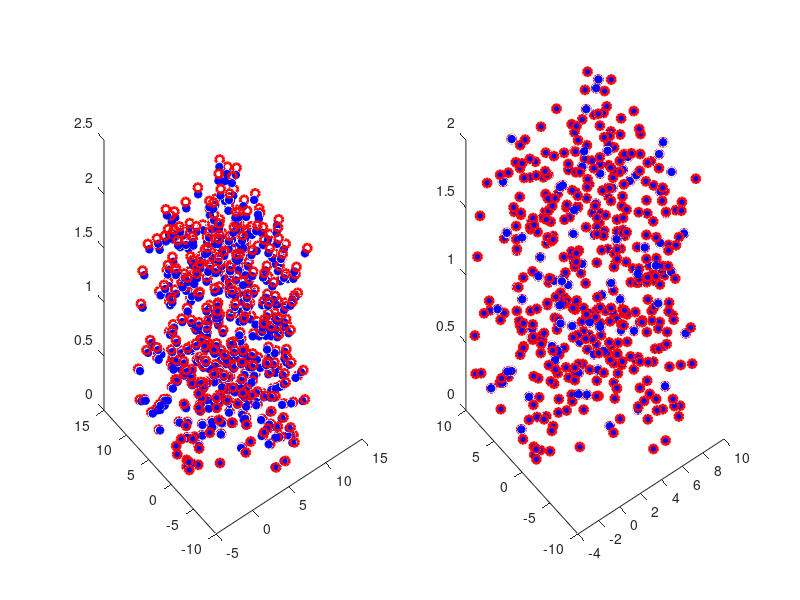

Here is the MATLAB script that generated this plot:
# landmark position estimation
p_hat = [6.9687	0.26974	5.5577	2.8645	1.8121	1.6233	5.0748	7.9682	3.0931	8.6235	1.9058	9.3967	0.60795	4.8617	2.4231	2.4336	3.1377	0.96663	3.2175	4.1136	2.8806	5.4686	8.2928	6.0471	7.4912	3.3116	5.1707	4.6975	2.9702	4.8482	5.2691	6.3446	-1.3498	3.4456	0.32586	4.8188	6.4112	6.3215	-0.70533	2.8725	0.28916	7.2474	-3.8345	6.211	8.6335	4.5422	7.3909	-2.729	3.589	7.0492	-1.0622	8.6889	9.0075	7.4747	1.1972	3.9257	0.26029	1.9825	-1.1778	10.103	2.5308	5.18	2.5697	5.3202	0.66422	4.9686	2.0866	10.155	4.682	6.4563	6.6298	2.6029	5.3694	5.5842	-0.90361	2.3518	5.0394	1.0545	4.448	3.0715	1.5366	-2.8623	4.978	8.2993	1.1937	-1.8824	2.6491	5.1204	0.064597	5.7407	-0.45828	0.84537	7.9724	3.0854	3.2811	-1.6404	1.4135	7.2236	-1.6044	8.3212	-1.6551	3.1581	4.1753	-1.2519	-3.867	6.8695	7.1228	3.3634	0.50499	3.3659	6.4093	0.41489	5.6455	7.4963	-3.2132	9.6104	10.076	3.4425	-0.7142	6.9126	8.1327	6.7755	-0.0058819	0.45519	7.4545	-1.8917	7.3334	2.8813	1.2978	9.6079	9.7487	7.0327	-0.63194	8.6887	-0.96381	5.8645	9.7125	7.3593	4.6604	5.3277	-0.57662	3.1082	-3.3042	10.009	5.9602	0.54629	6.3818	10.079	3.6012	-2.3975	4.0656	8.5305	4.5911	2.5288	9.2394	10.148	1.4457	0.0085353	2.4902	4.603	1.6517	3.2714	3.582	4.9674	3.3425	2.2994	-1.962	-2.9196	3.0172	4.6661	3.8851	-3.1347	-0.38273	-1.2848	6.7408	8.0439	4.571	-2.9496	-1.1858	7.4229	7.838	8.3763	-0.91426	4.0252	8.4821	6.8665	8.0227	0.53444	8.7446	2.2082	8.0799	6.1603	4.1595	6.467	0.1632	6.9258	8.7074	5.1656	-0.12846	7.0848	9.5866	6.6791	1.41	7.3478	9.616	4.9649	2.5864	7.1989	-0.48831	6.3051	-1.3323	-1.2672	-1.9135	8.4092	1.1517	5.149	8.5596	7.4635	8.3656	0.87584	8.9443	8.7559	-3.7105	0.80283	9.8521	1.3449	3.1673	3.7748	7.2354	4.6048	7.6195	4.5978	7.6046	3.3929	4.6723	1.3272	4.2476	-2.6196	1.9038	6.6013	2.0791	-3.2837	3.3638	1.2222	4.2192	2.777	-0.83492	-1.2462	5.3235	5.4605	5.001	0.26385	0.53875	6.2709	-1.1487	6.1992	-2.8422	1.4442	0.82228	5.8084	7.0062	-1.5443	9.2885	5.5063	4.7621	6.9452	2.2444	0.14103	5.8465	9.5375	3.2984	5.7246	-3.3959	-2.3699	5.0913	-1.1132	0.71847	-1.4827	7.0641	6.8392	10.054	-3.3205	9.6758	-3.9971	-2.0238	8.3736	7.7232	0.11156	3.3817	5.5214	2.8673	-3.5301	0.77068	7.1822	4.1701	7.7043	0.3157	6.993	5.0393	10.018	1.664	6.9481	-0.82606	0.0066899	3.6582	10.056	7.2662	-1.5764	8.5569	-1.4054	9.0832	-2.5647	0.43435	7.9168	9.2835	0.088822	8.9314	3.3231	4.2685	4.3288	6.8805	-3.0742	7.4789	2.8498	3.2425	-0.37259	5.387	2.5837	2.3109	0.88427	-3.8318	3.2062	2.4243	6.5657	0.44665	4.9281	-0.94122	5.0437	2.0977	4.6952	-3.2179	-0.95771	7.5103	4.8116	8.4233	4.5261	4.1817	1.3633	7.9332	7.2759	4.8759	7.2705	-2.6827	6.2247	-2.2569	-1.7279	8.7738	4.5338	7.834	8.1951	9.8142	9.2549	8.1868	4.6273	8.3562	-2.9375	0.83446	9.2826	8.1128	8.474	8.2548	7.1569	9.0358	6.4566	-3.8789	4.9379	0.24309	2.2688	6.9151	4.5983	0.44469	8.1707	8.725	4.7574	10.046	0.80889	1.3401	7.1369	4.476	-0.4481	1.1878	6.7898	7.6398	8.8851	3.0763	6.5782	-3.2667	2.8215	1.6842	7.4051	-0.10999	-0.4853	6.8732	-1.4058	4.7163	7.9994	0.60232	1.4739	5.0221	-0.17322	3.0572	-0.91667	-1.9906	-2.0978	6.9631	-3.9336	8.5309	6.0913	3.1039	4.3738	-1.3564	6.1646	9.621	-0.32246	0.72988	2.2237	-0.16783	0.6674	3.6423	-0.38028	4.3671	4.3768	-3.0029	9.3277	5.8611	-2.8215	2.2168	5.5583	4.3767	3.6062	6.9509	3.4847	3.2501	-0.51685	-3.4954	3.209	5.99	7.8806	-3.0525	3.0869	5.3635	0.67365	6.0824	1.643	4.0138	0.98269	8.199	5.431	-0.88884	4.8588	0.93604	-0.94749	2.0664	10.135	5.6938	6.8353	-0.42806	-1.5344	-1.994	3.5174	7.2247	-1.1083	-0.21916	1.5261	9.3715	3.3933	1.6081	-2.7444	9.2443	-1.4093	1.9007	9.2166	1.3475	2.8655	0.39223	9.0738	0.55188	7.1452	9.2442	8.909	1.4119																
-2.1651	9.2704	0.54826	-2.9919	3.2246	-0.97217	6.8312	-8.6713	0.21906	3.7874	3.4143	8.5878	1.9484	-4.9107	2.9251	4.1061	-3.8287	4.8985	10.153	0.37208	1.9942	-3.4117	-4.9693	2.8496	2.5254	4.0955	-4.1423	-5.6325	-1.1615	-3.1987	5.6887	-8.3015	3.1575	0.59213	2.5554	-6.4773	5.6025	3.085	6.735	4.4502	-1.5086	3.7534	-2.1384	3.5374	8.7876	-3.0646	0.93856	2.3675	4.5914	-5.4234	-0.85536	-1.4904	5.9093	-3.5336	6.1525	5.5103	-0.044161	0.92013	1.4094	-0.53624	2.1199	1.2517	-2.529	2.2417	-1.3281	7.0954	1.8017	8.3983	4.3343	7.9278	8.0974	-4.2525	3.9099	-8.3273	10.011	2.2022	-5.6545	1.9429	6.4776	3.4349	1.1533	8.6874	5.5432	0.30997	0.53426	0.6133	1.3128	3.4832	8.1142	-3.0978	1.4268	1.4709	-2.0961	0.45342	7.902	5.2415	-2.1301	-0.54641	2.6211	-6.0271	6.4569	8.0368	8.3586	9.3002	7.366	-4.6384	-4.8226	-2.1557	-1.0937	0.40713	-8.0585	9.4475	-1.861	-4.1648	6.1147	-4.4212	0.57561	8.9031	-0.73336	-2.5092	5.1835	-3.636	5.0157	6.5482	5.9291	2.8252	-3.9557	8.2884	2.3975	8.6474	9.4585	3.403	-0.19304	10.238	1.3924	-5.926	1.2795	-7.3583	-1.8514	-6.2171	-0.73432	9.502	9.1521	2.5352	-7.0119	7.1913	2.1694	-0.95816	0.32428	5.6588	-2.2433	-2.1415	-0.6462	-1.0238	6.2947	4.8412	-0.82459	1.6169	3.7879	7.12	10.14	-0.49934	3.0896	-1.4955	-0.72138	5.3541	4.9154	4.984	7.9965	2.0728	-3.4871	-0.28498	10.18	9.1513	2.2049	1.8752	4.1811	7.7777	3.8268	-5.456	-0.78949	9.2439	-0.20978	1.4402	-4.4537	5.5088	9.8211	-1.7278	8.422	1.1724	-2.347	-3.9065	-6.6052	10.071	8.2478	7.3387	5.5861	9.741	1.2011	3.4196	7.535	9.1188	6.7562	-5.4799	5.0458	2.5434	-1.1998	2.6359	6.4304	-1.8882	6.6933	3.7898	5.0206	1.6892	10.108	8.0181	-3.7133	0.7566	-4.3942	-1.3162	6.4241	0.33085	8.8623	9.4871	6.7451	8.1495	9.0414	8.3476	-2.2714	-6.2522	5.9546	-5.1572	5.1438	-0.080949	6.3496	6.2634	-5.6292	6.6327	3.0384	1.431	6.1967	10.157	-2.3467	6.9318	-5.5908	-0.91401	7.9818	5.7956	-7.0003	-6.2183	7.3114	1.2563	2.5688	-7.1683	3.5179	10.025	-1.0921	6.9667	2.527	-4.3969	1.3276	0.11134	9.0957	8.3235	7.9095	-3.4445	-0.11013	6.1572	5.6025	4.9374	-2.5225	-0.83967	7.1884	3.4573	-7.3931	0.10186	10.04	4.596	-7.3923	6.7922	0.26339	-0.71563	2.3587	8.6711	6.5458	-8.5786	1.6674	-1.8252	8.5728	-3.6182	-0.22859	-1.536	3.0589	6.6836	3.5457	-0.77315	9.1385	6.4712	-0.33673	4.838	2.4435	9.0791	2.9175	3.6082	4.25	-2.6877	2.5893	-0.44326	-1.3519	0.15363	-1.8149	6.609	0.20736	-0.56652	-0.43486	3.5376	-0.93382	5.3078	7.151	-2.3588	3.7452	2.033	-0.022092	-4.0399	8.9199	1.2151	-0.60943	2.0923	2.3792	-0.68081	7.9691	-3.1981	0.49642	3.1046	5.3084	-7.2424	8.3424	9.3132	6.7062	-0.96347	1.8538	-0.55237	-7.1101	-2.1909	-2.7781	7.3623	-2.003	9.9313	7.9527	9.191	4.8767	10.144	-2.3826	8.6655	3.2097	1.7222	5.1771	-5.199	-7.038	0.052789	1.6873	-0.6844	-6.7563	-6.6592	1.8545	-0.080084	-0.21129	-3.2177	-1.8259	8.2961	-7.8734	-5.8709	3.5359	-1.2823	-2.5992	-0.72878	-1.4455	-0.5306	1.2568	9.9036	7.1725	8.5956	-2.9813	-6.4867	7.904	-1.1779	-1.6683	4.6352	2.5462	1.9299	3.1682	1.8891	-4.693	6.0652	-1.3633	3.0219	-0.54072	-3.2539	8.8806	3.5302	8.4038	10.21	8.1767	4.9891	1.373	-2.4158	-1.1995	0.15819	3.0963	5.7327	8.9757	3.7974	3.8705	3.3224	-4.0916	-1.8952	6.1124	3.2461	0.248	6.7162	8.6648	7.5918	3.5992	0.10041	6.1294	2.6861	0.44811	1.968	-1.6951	1.0507	-2.8617	2.0313	-2.4215	0.63207	-0.17309	-2.5369	7.5562	1.1763	10.075	-4.2547	-6.1656	3.0855	9.0419	-0.80668	7.1266	2.842	3.7139	9.8828	0.12841	-4.5706	2.99	8.9223	2.6806	0.69485	1.3196	1.5029	8.5932	-4.5987	3.2148	1.4001	-0.99492	-0.017485	7.1712	6.7924	-8.0475	3.6579	6.8153	-0.76253	-1.7093	0.32915	8.7847	8.8097	2.3345	3.8895	-3.8554	-0.36287	5.8827	-0.85245	7.7855	-0.25888	1.9836	9.0956	7.6787	1.6813	9.7761	8.2561	7.194	-3.1149	8.9737	-1.8641	3.5156																
1.1607	1.7064	1.1066	0.77021	1.4705	0.76827	1.744	0.61377	1.933	0.62779	0.86599	1.0859	0.56613	0.61358	0.0759	0.27809	1.5785	1.7732	1.787	1.3637	1.1373	0.15063	1.0726	1.9092	0.89649	0.70675	1.2684	0.96687	0.94698	0.57422	2.0213	1.0116	0.72167	0.76937	0.0098499	0.68348	1.9333	0.76883	1.6085	0.16371	0.64157	1.1733	0.1817	1.7575	1.6824	1.5253	0.15885	0.071335	0.14597	0.33958	0.8094	1.1649	0.90827	1.9923	0.44735	0.10997	0.25041	1.3332	0.18952	0.11074	0.61051	1.6299	0.53442	1.3734	1.9183	1.65	0.83921	1.5827	1.5817	0.96473	1.5703	0.157	1.2763	1.8681	0.059562	1.8502	2.0054	0.92734	0.064396	1.6019	0.68589	1.7329	1.7223	1.4251	0.95278	0.83238	0.84672	0.071076	1.7249	1.1098	1.5026	0.62659	1.1126	0.62766	1.6643	1.0388	0.59732	1.8693	1.6813	1.6354	0.34789	0.2229	0.5615	1.6856	0.85535	1.9669	1.2205	0.071641	1.3759	1.643	0.39557	1.1064	2.0136	0.085397	0.91056	0.56623	1.7634	1.2902	0.99042	1.9086	0.12916	1.1198	1.8152	0.99455	0.049259	0.15612	1.0303	1.0506	1.2504	1.3784	1.8488	1.0395	0.99276	1.8005	0.20162	1.2564	0.69532	0.18391	0.76729	0.96127	1.3036	1.4391	1.4843	0.39669	1.973	1.8129	0.0087607	1.6087	0.17567	1.9263	1.382	1.5215	1.1486	1.7322	1.4433	1.6275	0.5788	0.56789	1.833	1.8753	1.7682	2.0403	0.54115	1.4273	1.3433	0.18381	1.3585	1.5267	1.1757	0.59682	0.59777	0.4748	1.1195	0.59443	1.9152	0.51837	0.30369	0.22153	1.5205	0.95665	0.74573	1.9283	0.62792	1.1147	0.073496	0.11717	1.3039	0.60015	1.7431	1.9045	0.43231	0.063975	1.0252	1.5846	0.29882	1.8217	1.119	0.55498	1.074	0.18194	0.27814	0.18186	0.44275	1.3578	0.15172	1.7623	0.29435	0.54614	0.47869	0.43481	1.5628	1.5454	0.88264	0.43274	1.7535	0.27615	1.052	0.24048	0.76428	0.00099938	1.3276	1.696	1.2086	0.43268	0.18634	1.2525	0.95523	1.9786	0.12791	1.5528	1.622	1.771	1.4098	0.53033	1.8932	1.3696	1.3428	0.099154	1.5673	1.3244	0.87012	0.52944	2.0434	0.12669	1.5456	1.5033	1.9968	0.73984	0.40248	0.64258	1.6436	0.84993	1.7277	0.77828	0.81078	0.66647	0.89056	1.0313	0.75071	0.76623	1.772	1.1478	1.239	0.7256	1.4994	1.5051	1.8484	1.4057	1.2106	1.8279	0.98905	1.5366	0.86161	1.7065	1.4433	0.15755	1.1644	0.78671	1.4987	0.10829	0.77062	0.18651	0.76595	0.34289	0.35768	1.992	0.87412	0.56958	1.009	1.9677	1.4616	0.21475	0.78581	1.0921	0.009462	1.2419	0.7618	1.0409	0.19299	1.6728	0.89741	1.4047	0.70695	0.68303	1.4315	0.225	0.51942	0.051894	0.70548	1.841	1.3869	0.3312	1.7904	1.3843	1.4757	1.91	0.52704	1.6762	0.67203	1.3788	0.4864	0.17939	0.058177	0.39416	0.51099	1.5218	0.36578	0.37108	0.3477	1.4404	0.37212	0.60504	1.0812	1.6103	0.095643	0.053925	0.18221	1.5361	1.6367	0.76568	1.838	0.9487	1.5256	0.88054	0.45724	1.1624	0.56998	0.74709	0.068523	2.0452	1.4029	1.6398	1.508	0.07296	0.70206	1.0401	0.90861	0.30225	1.7717	0.82072	0.47761	0.89324	1.5029	0.55996	0.72755	0.076279	1.5691	1.4624	1.252	1.8792	0.83672	0.92265	1.4303	0.96675	1.5939	0.32895	1.8346	0.84049	0.37783	0.27914	0.013476	1.6179	1.2158	1.3304	1.2206	0.6277	0.99815	1.2804	0.66868	1.7159	0.041234	1.4583	0.68849	0.14402	1.8376	0.98541	1.0089	0.6515	0.38739	1.6203	1.0944	1.5534	0.11583	1.4159	2.0341	0.59237	1.4125	1.7198	0.17676	0.76366	1.6524	0.39324	1.0275	1.9791	0.098788	1.9519	0.91192	1.4957	0.51961	0.94005	0.14378	2.036	0.61477	1.9669	1.2976	0.14632	1.0476	0.9872	0.83259	0.43532	1.8886	1.3419	1.9717	0.23263	1.9196	0.86269	1.3104	0.13853	0.90364	0.92083	1.2894	1.7948	0.48412	2.0319	0.9427	1.0126	1.1527	0.15314	0.96547	0.25156	0.72986	0.42571	0.32097	0.98155	0.85769	1.1896	1.2532	0.2711	0.10934	0.70992	0.38322	1.2932	1.4708	1.1824	0.11625	0.66132	1.845	1.9246	0.89353	0.83922	1.2117	0.65286	1.1365	1.6521	0.0032899	0.74067	1.5187	0.13744	0.55548	0.56544	1.746	0.60654	1.7289	0.046552	1.3007	1.5444	1.6711	1.7531	1.0031	1.5646	0.11573];																

# landmark position ground truth
p = [6.8037	0.26802	5.4272	2.7996	1.7728	1.5886	4.9561	7.779	3.0226	8.4183	1.8642	9.1727	0.59798	4.7481	2.3689	2.3792	3.0661	0.94794	3.144	4.0182	2.8153	5.3403	8.0956	5.9046	7.3136	3.2358	5.0496	4.588	2.9027	4.7349	5.1456	6.1948	-1.312	3.3665	0.32277	4.7062	6.2599	6.1723	-0.68331	2.8074	0.28703	7.0757	-3.7363	6.0645	8.4281	4.4364	7.2157	-2.6576	3.5064	6.8823	-1.0315	8.4821	8.793	7.2975	1.1729	3.8349	0.25883	1.939	-1.1442	9.8622	2.474	5.0587	2.5119	5.1954	0.65293	4.8525	2.0406	9.9124	4.5728	6.3039	6.4732	2.5444	5.2434	5.4529	-0.87675	2.2994	4.9215	1.0336	4.3445	3.0015	1.5041	-2.7878	4.8616	8.1019	1.1695	-1.8317	2.5894	5.0005	0.067872	5.6057	-0.44227	0.82964	7.7831	3.0151	3.206	-1.5956	1.384	7.0524	-1.5605	8.1233	-1.6099	3.086	4.0784	-1.2166	-3.7679	6.707	6.9541	3.2863	0.49757	3.2888	6.258	0.40964	5.5128	7.3185	-3.1307	9.3814	9.835	3.3635	-0.69221	6.7491	7.9394	6.6153	-0.00088572	0.44895	7.2778	-1.8408	7.1596	2.816	1.271	9.3788	9.5161	6.8662	-0.61173	8.4819	-0.93549	5.7265	9.4808	7.1848	4.5517	5.2027	-0.55801	3.0373	-3.2189	9.7701	5.8198	0.53784	6.2312	9.8379	3.5183	-2.3343	3.9715	8.3276	4.4841	2.472	9.0192	9.906	1.4153	0.013173	2.4344	4.4957	1.6163	3.1965	3.4996	4.8513	3.2659	2.2483	-1.9092	-2.8441	2.9486	4.5573	3.7954	-3.0536	-0.36856	-1.2486	6.5815	7.8528	4.4645	-2.8729	-1.1521	7.247	7.6519	8.1772	-0.88718	3.932	8.2804	6.7041	7.8321	0.52621	8.5365	2.1593	7.888	6.0151	4.0628	6.3143	0.16407	6.762	8.5001	5.0447	-0.12049	6.9171	9.358	6.5213	1.3805	7.1736	9.3866	4.8489	2.5283	7.0284	-0.47157	6.1564	-1.295	-1.2315	-1.8621	8.2092	1.1285	5.0284	8.3563	7.2866	8.1666	0.85945	8.7313	8.5474	-3.6153	0.78813	9.617	1.317	3.095	3.6877	7.064	4.4975	7.4387	4.4906	7.4242	3.3151	4.5634	1.2998	4.149	-2.5509	1.8623	6.4453	2.0334	-3.1988	3.2867	1.1973	4.1213	2.7142	-0.80974	-1.211	5.1987	5.3323	4.8841	0.26226	0.53048	6.123	-1.1159	6.053	-2.7681	1.4139	0.80709	5.6717	6.8403	-1.5018	9.0671	5.377	4.6509	6.7808	2.1946	0.14245	5.7089	9.31	3.2229	5.59	-3.3083	-2.3073	4.9721	-1.0813	0.70582	-1.4418	6.8968	6.6775	9.8142	-3.2348	9.445	-3.8949	-1.9697	8.1743	7.5399	0.11389	3.3042	5.3918	2.8023	-3.4392	0.75676	7.0122	4.0733	7.5215	0.31286	6.8276	4.9214	9.7785	1.6283	6.7837	-0.80112	0.011361	3.5739	9.8164	7.0941	-1.5332	8.3533	-1.3663	8.8668	-2.4974	0.42874	7.7287	9.0622	0.091516	8.7187	3.2471	4.1693	4.2282	6.7177	-2.9947	7.3016	2.7853	3.1684	-0.35867	5.2607	2.5257	2.2595	0.86756	-3.7336	3.133	2.3701	6.4106	0.44062	4.8129	-0.91344	4.9257	2.0515	4.5857	-3.1347	-0.92952	7.3322	4.6992	8.2229	4.4207	4.0847	1.3349	7.7449	7.1035	4.762	7.0983	-2.6125	6.078	-2.197	-1.681	8.5649	4.4282	7.6479	8.0003	9.5799	9.0343	7.992	4.5194	8.1575	-2.8611	0.819	9.0615	7.92	8.2725	8.0585	6.9874	8.8206	6.3042	-3.7795	4.8224	0.24195	2.2184	6.7515	4.4912	0.43872	7.9765	8.5176	4.6464	9.8058	0.79412	1.3123	6.9679	4.3719	-0.43233	1.1637	6.6293	7.4586	8.6735	3.0063	6.4228	-3.1823	2.7576	1.648	7.2295	-0.10246	-0.46864	6.7107	-1.3668	4.6063	7.8094	0.59253	1.4428	4.9046	-0.16415	2.9876	-0.88953	-1.9374	-2.0419	6.7983	-3.833	8.3279	5.9478	3.0331	4.2721	-1.3186	6.0194	9.3915	-0.30977	0.71696	2.1744	-0.15893	0.65598	3.5584	-0.36619	4.2656	4.2751	-2.9249	9.1053	5.7232	-2.7479	2.1677	5.4278	4.2749	3.5232	6.7865	3.4046	3.1758	-0.49966	-3.4054	3.1357	5.8489	7.6935	-2.9733	3.0166	5.2377	0.66209	5.9391	1.6078	3.9209	0.9636	8.0041	5.3035	-0.86239	4.7453	0.91811	-0.91959	2.0209	9.8925	5.5599	6.6737	-0.41278	-1.4922	-1.9406	3.4366	7.0536	-1.0764	-0.20897	1.4938	9.1481	3.3154	1.5737	-2.6727	9.024	-1.3701	1.8592	8.997	1.3196	2.8006	0.38752	8.8577	0.54328	6.976	9.0239	8.6968	1.3824																
-2.1123	9.0446	0.5349	-2.919	3.1461	-0.94848	6.6648	-8.4601	0.21372	3.6951	3.3311	8.3786	1.9009	-4.7911	2.8538	4.006	-3.7354	4.7792	9.906	0.36301	1.9456	-3.3286	-4.8483	2.7802	2.4639	3.9957	-4.0413	-5.4953	-1.1332	-3.1208	5.5501	-8.0991	3.0806	0.5777	2.4932	-6.3195	5.466	3.0098	6.5709	4.3418	-1.4718	3.662	-2.0863	3.4512	8.5735	-2.9899	0.91569	2.3098	4.4795	-5.2913	-0.83463	-1.4541	5.7653	-3.4475	6.0026	5.3761	-0.043064	0.89771	1.3751	-0.52318	2.0682	1.2212	-2.4674	2.1871	-1.2957	6.9226	1.7578	8.1937	4.2287	7.7347	7.9002	-4.1489	3.8146	-8.1242	9.767	2.1485	-5.5167	1.8956	6.3198	3.3512	1.1252	8.4758	5.4081	0.3024	0.52124	0.59836	1.2808	3.3984	7.9165	-3.0224	1.392	1.4351	-2.0451	0.44237	7.7095	5.1139	-2.0782	-0.53311	2.5573	-5.8802	6.2996	7.841	8.155	9.0737	7.1866	-4.5254	-4.7051	-2.1032	-1.067	0.39721	-7.8622	9.2174	-1.8157	-4.0634	5.966	-4.3137	0.56158	8.6862	-0.71584	-2.4481	5.0572	-3.5474	4.8936	6.3887	5.7846	2.7564	-3.8594	8.0865	2.3391	8.4367	9.2281	3.3201	-0.18838	9.9882	1.3584	-5.7816	1.2483	-7.179	-1.8063	-6.0656	-0.71682	9.2705	8.9292	2.4735	-6.841	7.0161	2.1166	-0.93483	0.31638	5.521	-2.1887	-2.0894	-0.63045	-0.99885	6.1413	4.7232	-0.8045	1.5775	3.6956	6.9466	9.8927	-0.48717	3.0143	-1.4591	-0.7038	5.2237	4.7957	4.8627	7.8017	2.0223	-3.4021	-0.2781	9.9319	8.9284	2.1511	1.8295	4.0792	7.5882	3.7336	-5.3231	-0.77027	9.0188	-0.20472	1.4051	-4.3453	5.3746	9.5819	-1.6859	8.2169	1.1438	-2.2898	-3.8113	-6.4439	9.8255	8.0469	7.1599	5.45	9.5037	1.1719	3.3363	7.3514	8.8967	6.5916	-5.3464	4.9229	2.4814	-1.1706	2.5716	6.2738	-1.8422	6.5303	3.6975	4.8983	1.6481	9.862	7.8227	-3.6231	0.73816	-4.2871	-1.284	6.2676	0.32278	8.6464	9.256	6.5808	7.951	8.8212	8.1442	-2.2161	-6.0998	5.8096	-5.0315	5.0185	-0.078975	6.1949	6.1108	-5.4921	6.4712	2.9644	1.3961	6.0458	9.9098	-2.2895	6.7629	-5.4546	-0.89174	7.7874	5.6544	-6.8298	-6.0668	7.1333	1.2257	2.5063	-6.9935	3.4322	9.781	-1.0655	6.797	2.4654	-4.2898	1.2953	0.10861	8.8741	8.1207	7.7168	-3.3606	-0.10745	6.0072	5.4661	4.8171	-2.461	-0.81922	7.0133	3.373	-7.2129	0.099368	9.7958	4.4841	-7.2122	6.6267	0.25696	-0.69827	2.3012	8.4599	6.3863	-8.3694	1.6268	-1.7804	8.3639	-3.53	-0.22302	-1.4986	2.9844	6.5207	3.4593	-0.75433	8.9159	6.3136	-0.32853	4.7202	2.384	8.8579	2.8464	3.5203	4.1464	-2.6223	2.5262	-0.43246	-1.319	0.14987	-1.7707	6.448	0.20246	-0.55273	-0.42428	3.4514	-0.91108	5.1785	6.9768	-2.3013	3.654	1.9833	-0.021564	-3.9414	8.7026	1.1855	-0.59459	2.0413	2.3212	-0.66429	7.775	-3.1202	0.48432	3.029	5.1791	-7.0659	8.1392	9.0864	6.5428	-0.94	1.8087	-0.5389	-6.9369	-2.1375	-2.7104	7.1829	-1.9542	9.6894	7.7589	8.9672	4.7579	9.8964	-2.3245	8.4544	3.1315	1.6803	5.051	-5.0723	-6.8664	0.051492	1.6462	-0.66773	-6.5915	-6.4968	1.8093	-0.078139	-0.20613	-3.1394	-1.7814	8.0941	-7.6815	-5.7278	3.4497	-1.251	-2.5358	-0.71102	-1.4105	-0.51767	1.2262	9.6623	6.9978	8.3862	-2.9089	-6.3287	7.7114	-1.1491	-1.6276	4.5223	2.4841	1.8829	3.091	1.843	-4.5786	5.9175	-1.3301	2.9483	-0.52752	-3.1747	8.6642	3.4442	8.1991	9.9609	7.9776	4.8675	1.3395	-2.357	-1.1702	0.15434	3.0209	5.593	8.757	3.7049	3.7763	3.2415	-3.9919	-1.849	5.9635	3.167	0.24196	6.5526	8.4537	7.4069	3.5115	0.097945	5.9801	2.6207	0.43714	1.92	-1.6538	1.025	-2.7919	1.9818	-2.3625	0.61666	-0.16888	-2.4751	7.3721	1.1477	9.8291	-4.151	-6.0154	3.0103	8.8216	-0.78736	6.953	2.7728	3.6234	9.6421	0.12526	-4.4592	2.9171	8.705	2.6153	0.67791	1.2875	1.4662	8.3839	-4.4867	3.1365	1.366	-0.97067	-0.017087	6.9965	6.6269	-7.8513	3.5688	6.6493	-0.74394	-1.6677	0.32113	8.5707	8.5951	2.2776	3.7947	-3.7616	-0.35402	5.7394	-0.83167	7.5959	-0.25256	1.9353	8.874	7.4917	1.6403	9.538	8.0549	7.0188	-3.039	8.7551	-1.8187	3.43																
1.1324	1.6648	1.0797	0.75145	1.4347	0.74955	1.7015	0.59883	1.8859	0.61252	0.84489	1.0595	0.55233	0.59864	0.07406	0.27132	1.5401	1.7299	1.7434	1.3304	1.1096	0.14697	1.0465	1.8627	0.87467	0.68954	1.2375	0.94331	0.92391	0.56023	1.9721	0.98692	0.70407	0.75063	0.0096052	0.66683	1.8862	0.75011	1.5693	0.15973	0.62592	1.1447	0.17724	1.7147	1.6414	1.4881	0.155	0.069563	0.14243	0.33131	0.78968	1.1366	0.88616	1.9438	0.43645	0.10731	0.2443	1.3007	0.18489	0.10807	0.59564	1.5902	0.52141	1.3399	1.8715	1.6098	0.81876	1.5441	1.5431	0.94123	1.532	0.15318	1.2452	1.8225	0.058099	1.8051	1.9565	0.90475	0.06285	1.5629	0.66917	1.6906	1.6804	1.3903	0.92956	0.81208	0.82609	0.069362	1.6829	1.0827	1.466	0.61132	1.0855	0.61237	1.6237	1.0135	0.58277	1.8237	1.6403	1.5955	0.3394	0.21749	0.54783	1.6445	0.83449	1.919	1.1908	0.069898	1.3424	1.603	0.38592	1.0794	1.9645	0.083321	0.88843	0.55247	1.7205	1.2587	0.96635	1.862	0.12605	1.0925	1.771	0.97031	0.048097	0.1523	1.0052	1.025	1.2199	1.3448	1.8037	1.0142	0.96857	1.7567	0.19669	1.2257	0.67839	0.17942	0.7486	0.93785	1.2719	1.404	1.4481	0.38705	1.9249	1.7688	0.0085672	1.5696	0.17139	1.8793	1.3483	1.4845	1.1206	1.69	1.4081	1.5879	0.5647	0.55405	1.7883	1.8296	1.7251	1.9906	0.52797	1.3925	1.3105	0.17934	1.3254	1.4896	1.1471	0.58229	0.5832	0.4632	1.0922	0.57993	1.8685	0.50576	0.2963	0.21613	1.4834	0.93335	0.72757	1.8814	0.61262	1.0876	0.071706	0.11434	1.2722	0.58554	1.7006	1.8581	0.42179	0.062422	1.0002	1.5459	0.29154	1.7773	1.0917	0.54146	1.0478	0.17753	0.27141	0.17746	0.43196	1.3247	0.14808	1.7193	0.28718	0.53285	0.46702	0.42423	1.5247	1.5077	0.86113	0.42221	1.7108	0.26944	1.0265	0.23463	0.74565	0.0009861	1.2953	1.6547	1.1791	0.42213	0.18185	1.222	0.93196	1.9304	0.1248	1.515	1.5824	1.7279	1.3754	0.51741	1.847	1.3362	1.3101	0.096725	1.5291	1.2921	0.84892	0.51653	1.9936	0.12361	1.5079	1.4666	1.9482	0.7218	0.39268	0.62692	1.6035	0.82921	1.6856	0.75931	0.79101	0.65022	0.86884	1.0062	0.73242	0.74756	1.7289	1.1198	1.2088	0.70793	1.4629	1.4685	1.8033	1.3714	1.1811	1.7833	0.96496	1.4991	0.84059	1.6649	1.4082	0.15369	1.136	0.76753	1.4622	0.10569	0.75186	0.18194	0.7473	0.33452	0.34895	1.9434	0.85284	0.55567	0.98445	1.9198	1.426	0.20949	0.76666	1.0655	0.0092487	1.2116	0.74323	1.0156	0.1883	1.632	0.87555	1.3704	0.68972	0.66639	1.3966	0.21954	0.50678	0.050612	0.6883	1.7961	1.3531	0.32312	1.7467	1.3505	1.4398	1.8634	0.51421	1.6353	0.65567	1.3452	0.47457	0.175	0.056774	0.38456	0.49855	1.4847	0.35688	0.36204	0.33924	1.4053	0.36304	0.5903	1.0548	1.5711	0.093311	0.052612	0.17776	1.4987	1.5968	0.74703	1.7932	0.92558	1.4884	0.85908	0.44612	1.1341	0.55609	0.72888	0.066907	1.9954	1.3687	1.5998	1.4713	0.071219	0.68493	1.0147	0.8865	0.29488	1.7285	0.80074	0.46599	0.87149	1.4663	0.5463	0.70983	0.074388	1.5309	1.4268	1.2215	1.8334	0.81633	0.90017	1.3955	0.9432	1.5551	0.32094	1.7899	0.82002	0.36864	0.27235	0.013147	1.5784	1.1862	1.2979	1.1909	0.61238	0.97382	1.2492	0.65239	1.6741	0.04023	1.4228	0.67172	0.14056	1.7928	0.96141	0.98428	0.63563	0.37796	1.5808	1.0677	1.5155	0.11305	1.3814	1.9845	0.57794	1.3781	1.6778	0.17247	0.74505	1.6122	0.38365	1.0025	1.9309	0.096384	1.9043	0.88972	1.4593	0.50696	0.91715	0.14027	1.9864	0.59982	1.919	1.2659	0.14276	1.0221	0.96315	0.8123	0.4247	1.8425	1.3092	1.9236	0.22698	1.8728	0.84165	1.2784	0.13516	0.88161	0.8984	1.2579	1.7511	0.47232	1.9825	0.91971	0.98788	1.1246	0.14947	0.94193	0.24544	0.71208	0.41533	0.31317	0.95763	0.8368	1.1606	1.2227	0.2645	0.10666	0.69263	0.37388	1.2617	1.435	1.1536	0.11342	0.64523	1.8	1.8777	0.87174	0.81877	1.1822	0.63695	1.1088	1.6119	0.0032328	0.72263	1.4817	0.13407	0.54199	0.55164	1.7034	0.59181	1.6868	0.045425	1.269	1.5068	1.6304	1.7104	0.97869	1.5265	0.11292];																


N = size(p, 2);

mu = sum(p, 2)/N; 
mu_hat = sum(p_hat, 2)/N;


sigma = 0;
sigma_hat = 0;
for i = 1:N
  sigma = sigma + norm(p(:, i) - mu)*norm(p(:, i) - mu);
  sigma_hat = sigma_hat + norm(p_hat(:, i) - mu_hat)*norm(p_hat(:, i) - mu_hat);
endfor;
sigma = sigma/N
sigma_hat = sigma_hat/N

SIGMA = 0;
for i = 1:N
  SIGMA = SIGMA + (p(:, i) - mu)*(p_hat(:, i) - mu_hat)';
endfor;
SIGMA = SIGMA/N

[U, D, V] = svd(SIGMA)

if det(U)*det(V') < 0
  W = diag(1, 1,-1);
else 
  W = eye(3);
endif;

R = U*W*V'
s = trace(D*W)/sigma_hat
t = mu - s*R*mu_hat

p_hat_corr = s*R*p_hat + t;
# Plot Landmarks
figure(1);
hold on;
grid;

subplot(1,2,1);
title("Landmarks");
plot3(p(1,:), p(2,:), p(3,:),'b*',"linewidth",2);
hold on;
plot3(p_hat(1,:), p_hat(2,:), p_hat(3,:),'ro',"linewidth",2);

subplot(1,2,2);
title("Landmarks after optimization");
plot3(p(1,:), p(2,:), p(3,:),'b*',"linewidth",2);
hold on;
plot3(p_hat_corr(1,:), p_hat_corr(2,:), p_hat_corr(3,:),'ro',"linewidth",2);

